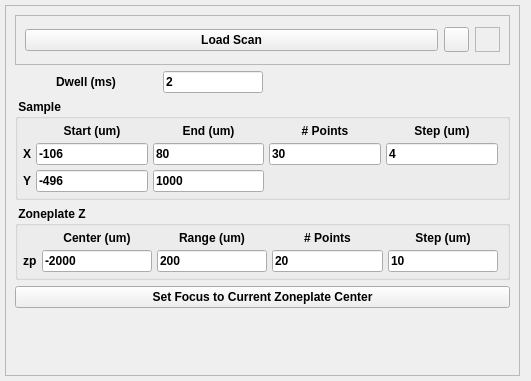
<?xml version="1.0" encoding="UTF-8"?>
<ui version="4.0">
 <class>Form</class>
 <widget class="QWidget" name="Form">
  <property name="geometry">
   <rect>
    <x>0</x>
    <y>0</y>
    <width>531</width>
    <height>381</height>
   </rect>
  </property>
  <property name="font">
   <font>
    <weight>75</weight>
    <bold>true</bold>
   </font>
  </property>
  <property name="focusPolicy">
   <enum>Qt::StrongFocus</enum>
  </property>
  <property name="windowTitle">
   <string>Form</string>
  </property>
  <layout class="QVBoxLayout" name="verticalLayout">
   <property name="spacing">
    <number>5</number>
   </property>
   <property name="leftMargin">
    <number>5</number>
   </property>
   <property name="topMargin">
    <number>5</number>
   </property>
   <property name="bottomMargin">
    <number>5</number>
   </property>
   <item>
    <widget class="QFrame" name="frame">
     <property name="maximumSize">
      <size>
       <width>650</width>
       <height>16777215</height>
      </size>
     </property>
     <property name="frameShape">
      <enum>QFrame::StyledPanel</enum>
     </property>
     <property name="frameShadow">
      <enum>QFrame::Raised</enum>
     </property>
     <layout class="QVBoxLayout" name="verticalLayout_2">
      <item>
       <widget class="QFrame" name="loadscan_frame">
        <property name="minimumSize">
         <size>
          <width>0</width>
          <height>50</height>
         </size>
        </property>
        <property name="frameShape">
         <enum>QFrame::StyledPanel</enum>
        </property>
        <property name="frameShadow">
         <enum>QFrame::Sunken</enum>
        </property>
        <layout class="QHBoxLayout" name="horizontalLayout_2">
         <item>
          <widget class="QPushButton" name="loadScanBtn">
           <property name="font">
            <font>
             <weight>75</weight>
             <bold>true</bold>
            </font>
           </property>
           <property name="text">
            <string>Load Scan</string>
           </property>
          </widget>
         </item>
         <item>
          <widget class="QToolButton" name="helpBtn">
           <property name="minimumSize">
            <size>
             <width>25</width>
             <height>25</height>
            </size>
           </property>
           <property name="maximumSize">
            <size>
             <width>25</width>
             <height>25</height>
            </size>
           </property>
           <property name="text">
            <string/>
           </property>
           <property name="icon">
            <iconset>
             <normaloff>../../../icons/helplite.png</normaloff>../../../icons/helplite.png</iconset>
           </property>
           <property name="iconSize">
            <size>
             <width>50</width>
             <height>50</height>
            </size>
           </property>
          </widget>
         </item>
         <item>
          <widget class="QLabel" name="rtclkpic">
           <property name="maximumSize">
            <size>
             <width>25</width>
             <height>25</height>
            </size>
           </property>
           <property name="autoFillBackground">
            <bool>true</bool>
           </property>
           <property name="frameShape">
            <enum>QFrame::StyledPanel</enum>
           </property>
           <property name="text">
            <string/>
           </property>
           <property name="pixmap">
            <pixmap>../../../icons/icons8-mouse-right-click-50.png</pixmap>
           </property>
           <property name="scaledContents">
            <bool>true</bool>
           </property>
           <property name="alignment">
            <set>Qt::AlignRight|Qt::AlignTrailing|Qt::AlignVCenter</set>
           </property>
          </widget>
         </item>
        </layout>
       </widget>
      </item>
      <item>
       <layout class="QHBoxLayout" name="horizontalLayout_28">
        <item>
         <layout class="QHBoxLayout" name="horizontalLayout_11">
          <item>
           <widget class="QLabel" name="label_22">
            <property name="font">
             <font>
              <weight>75</weight>
              <bold>true</bold>
             </font>
            </property>
            <property name="text">
             <string>Dwell (ms)</string>
            </property>
            <property name="alignment">
             <set>Qt::AlignCenter</set>
            </property>
           </widget>
          </item>
          <item>
           <widget class="QLineEdit" name="dwellFld">
            <property name="maximumSize">
             <size>
              <width>100</width>
              <height>16777215</height>
             </size>
            </property>
            <property name="text">
             <string>2</string>
            </property>
           </widget>
          </item>
         </layout>
        </item>
        <item>
         <spacer name="horizontalSpacer_8">
          <property name="orientation">
           <enum>Qt::Horizontal</enum>
          </property>
          <property name="sizeHint" stdset="0">
           <size>
            <width>40</width>
            <height>20</height>
           </size>
          </property>
         </spacer>
        </item>
       </layout>
      </item>
      <item>
       <widget class="QGroupBox" name="groupBox">
        <property name="font">
         <font>
          <weight>75</weight>
          <bold>true</bold>
         </font>
        </property>
        <property name="title">
         <string> Sample </string>
        </property>
        <layout class="QHBoxLayout" name="horizontalLayout">
         <property name="spacing">
          <number>5</number>
         </property>
         <property name="leftMargin">
          <number>5</number>
         </property>
         <property name="topMargin">
          <number>5</number>
         </property>
         <property name="bottomMargin">
          <number>5</number>
         </property>
         <item>
          <layout class="QGridLayout" name="gridLayout">
           <item row="0" column="1">
            <widget class="QLabel" name="label_23">
             <property name="font">
              <font>
               <weight>75</weight>
               <bold>true</bold>
              </font>
             </property>
             <property name="text">
              <string>Start (um)</string>
             </property>
             <property name="alignment">
              <set>Qt::AlignCenter</set>
             </property>
            </widget>
           </item>
           <item row="0" column="2">
            <widget class="QLabel" name="label_24">
             <property name="font">
              <font>
               <weight>75</weight>
               <bold>true</bold>
              </font>
             </property>
             <property name="text">
              <string>End (um)</string>
             </property>
             <property name="alignment">
              <set>Qt::AlignCenter</set>
             </property>
            </widget>
           </item>
           <item row="0" column="3">
            <widget class="QLabel" name="label_25">
             <property name="font">
              <font>
               <weight>75</weight>
               <bold>true</bold>
              </font>
             </property>
             <property name="text">
              <string># Points</string>
             </property>
             <property name="alignment">
              <set>Qt::AlignCenter</set>
             </property>
            </widget>
           </item>
           <item row="0" column="4">
            <widget class="QLabel" name="label_56">
             <property name="font">
              <font>
               <weight>75</weight>
               <bold>true</bold>
              </font>
             </property>
             <property name="text">
              <string>Step (um)</string>
             </property>
             <property name="alignment">
              <set>Qt::AlignCenter</set>
             </property>
            </widget>
           </item>
           <item row="1" column="0">
            <widget class="QLabel" name="label_57">
             <property name="font">
              <font>
               <weight>75</weight>
               <bold>true</bold>
              </font>
             </property>
             <property name="text">
              <string>X</string>
             </property>
            </widget>
           </item>
           <item row="1" column="1">
            <widget class="QLineEdit" name="startXFld">
             <property name="text">
              <string>-106</string>
             </property>
            </widget>
           </item>
           <item row="1" column="2">
            <widget class="QLineEdit" name="endXFld">
             <property name="text">
              <string>80</string>
             </property>
            </widget>
           </item>
           <item row="1" column="3">
            <widget class="QLineEdit" name="npointsXFld">
             <property name="text">
              <string>30</string>
             </property>
            </widget>
           </item>
           <item row="1" column="4">
            <widget class="QLineEdit" name="stepXFld">
             <property name="text">
              <string>4</string>
             </property>
            </widget>
           </item>
           <item row="2" column="0">
            <widget class="QLabel" name="label_58">
             <property name="font">
              <font>
               <weight>75</weight>
               <bold>true</bold>
              </font>
             </property>
             <property name="text">
              <string>Y</string>
             </property>
            </widget>
           </item>
           <item row="2" column="1">
            <widget class="QLineEdit" name="startYFld">
             <property name="text">
              <string>-496</string>
             </property>
            </widget>
           </item>
           <item row="2" column="2">
            <widget class="QLineEdit" name="endYFld">
             <property name="text">
              <string>1000</string>
             </property>
            </widget>
           </item>
          </layout>
         </item>
        </layout>
       </widget>
      </item>
      <item>
       <widget class="QGroupBox" name="groupBox_2">
        <property name="font">
         <font>
          <weight>75</weight>
          <bold>true</bold>
         </font>
        </property>
        <property name="title">
         <string> Zoneplate Z </string>
        </property>
        <layout class="QVBoxLayout" name="verticalLayout_3">
         <property name="spacing">
          <number>5</number>
         </property>
         <property name="leftMargin">
          <number>5</number>
         </property>
         <property name="topMargin">
          <number>5</number>
         </property>
         <property name="bottomMargin">
          <number>5</number>
         </property>
         <item>
          <layout class="QGridLayout" name="gridLayout_7">
           <item row="0" column="1">
            <widget class="QLabel" name="label_50">
             <property name="font">
              <font>
               <weight>75</weight>
               <bold>true</bold>
              </font>
             </property>
             <property name="text">
              <string>Center (um)</string>
             </property>
             <property name="alignment">
              <set>Qt::AlignCenter</set>
             </property>
            </widget>
           </item>
           <item row="0" column="2">
            <widget class="QLabel" name="label_51">
             <property name="font">
              <font>
               <weight>75</weight>
               <bold>true</bold>
              </font>
             </property>
             <property name="text">
              <string>Range (um)</string>
             </property>
             <property name="alignment">
              <set>Qt::AlignCenter</set>
             </property>
            </widget>
           </item>
           <item row="0" column="3">
            <widget class="QLabel" name="label_52">
             <property name="font">
              <font>
               <weight>75</weight>
               <bold>true</bold>
              </font>
             </property>
             <property name="text">
              <string># Points</string>
             </property>
             <property name="alignment">
              <set>Qt::AlignCenter</set>
             </property>
            </widget>
           </item>
           <item row="0" column="4">
            <widget class="QLabel" name="label_53">
             <property name="font">
              <font>
               <weight>75</weight>
               <bold>true</bold>
              </font>
             </property>
             <property name="text">
              <string>Step (um)</string>
             </property>
             <property name="alignment">
              <set>Qt::AlignCenter</set>
             </property>
            </widget>
           </item>
           <item row="1" column="0">
            <widget class="QLabel" name="label_54">
             <property name="font">
              <font>
               <weight>75</weight>
               <bold>true</bold>
              </font>
             </property>
             <property name="text">
              <string>zp</string>
             </property>
            </widget>
           </item>
           <item row="1" column="1">
            <widget class="QLineEdit" name="centerZPFld">
             <property name="text">
              <string>-2000</string>
             </property>
            </widget>
           </item>
           <item row="1" column="4">
            <widget class="QLineEdit" name="stepZPFld">
             <property name="text">
              <string>10</string>
             </property>
            </widget>
           </item>
           <item row="1" column="2">
            <widget class="QLineEdit" name="rangeZPFld">
             <property name="text">
              <string>200</string>
             </property>
            </widget>
           </item>
           <item row="1" column="3">
            <widget class="QLineEdit" name="npointsZPFld">
             <property name="text">
              <string>20</string>
             </property>
            </widget>
           </item>
          </layout>
         </item>
        </layout>
       </widget>
      </item>
      <item>
       <widget class="QPushButton" name="setCenterBtn">
        <property name="text">
         <string>Set Focus to Current Zoneplate Center</string>
        </property>
       </widget>
      </item>
      <item>
       <widget class="QFrame" name="osaPlotFrame">
        <property name="minimumSize">
         <size>
          <width>0</width>
          <height>0</height>
         </size>
        </property>
        <property name="maximumSize">
         <size>
          <width>500</width>
          <height>16777215</height>
         </size>
        </property>
        <property name="frameShape">
         <enum>QFrame::StyledPanel</enum>
        </property>
        <property name="frameShadow">
         <enum>QFrame::Raised</enum>
        </property>
       </widget>
      </item>
      <item>
       <spacer name="verticalSpacer">
        <property name="orientation">
         <enum>Qt::Vertical</enum>
        </property>
        <property name="sizeHint" stdset="0">
         <size>
          <width>20</width>
          <height>40</height>
         </size>
        </property>
       </spacer>
      </item>
     </layout>
    </widget>
   </item>
  </layout>
 </widget>
 <resources/>
 <connections/>
</ui>
